Frame 1 (no input): blank canvas, image omitted
Frame 60 (the mouse pressed at the canvas centre just before this capture): blank canvas, image omitted
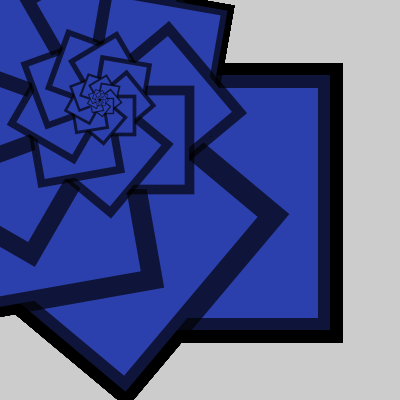
Frame 120 (the mouse held since frame 60 and released just before this capture)

The Processing sketch whose frames 1 and 60 were blank and that drew this single picture after the mouse press (run headless with seeded random() and noise(); from frame 60 on, the mouse is pressed at the canvas centre):

// Processing sketch: processing_4206
// ── processing_4206.pde


/*__TWISTER__*/
/*Carolina Núñez*/
/*Basado en "TinyBox" por Nick Bennet
/*
La aplicación consta de cuadrados de diferentes tamaños
que siguen al mouse. A su vez el eje y determina la rotación
de los cuadrados y el grosor de los bordes, mientras que el
eje x determina el color de los bordes, siguiendo una escala
de grises.
Al hacer click en el mouse, el color de los cuadrados cambia a azul,
y al apretar una tecla cambia a morado.
*/


int i,x,y,
z=255;

void setup(){
size(400,400);
}

void draw(){
x=mouseX;
y=mouseY;

fill(50,100,70);
if(mousePressed){ // al hacer click el color de los cuadros cambia a azul
  fill(44,64,173);
}
if(keyPressed){ // al apretar una tecla el color cambia a morado con transparencia
  fill(110,23,144,10);
}


strokeWeight(y>>3); // el y determina el grosor del borde
stroke(~x&y,170); // el borde de los cuadrados me arroja una escala de grises,
//partiendo desde el blanco en los 2 extremos del eje x, hasta los 170 pixeles.
translate(x/2,y/2);

for(i=0;i<y;i++,
rotate(y*PI/9), // rota solo cuando la posición del mouse pasa por el eje y

scale(0.9)) // corresponde a los cuadrados que rotan en la esquina del cuadrado grande
rect(-50/2,-50/2,z,z);} 
